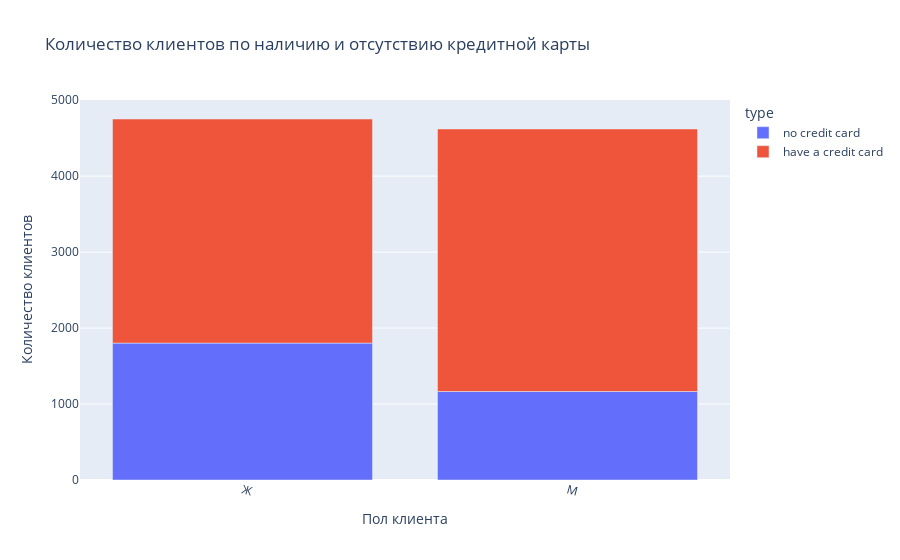

The code cell stored with this chart in its notebook:
### Code cell
fig = px.bar(sex_credit_card, 
             x='gender', y='count',
             color='type',
             #barmode='group',
             title='Количество клиентов по наличию и отсутствию кредитной карты',
             
             )

fig.update_xaxes(tickangle=15)
fig.update_xaxes(title_text='Пол клиента')
fig.update_yaxes(title_text='Количество клиентов')

fig.show()

### Figure 1 — Plotly figure (JSON) as saved in the notebook; plotly's stock layout.template omitted (floating-point values rounded to 4 significant figures)
{"data": [{"alignmentgroup": "True", "hovertemplate": "type=no credit card<br>gender=%{x}<br>count=%{y}<extra></extra>", "legendgroup": "no credit card", "marker": {"color": "#636efa", "pattern": {"shape": ""}}, "name": "no credit card", "offsetgroup": "no credit card", "orientation": "v", "showlegend": true, "textposition": "auto", "type": "bar", "x": ["Ж", "М"], "xaxis": "x", "y": [1802, 1165], "yaxis": "y"}, {"alignmentgroup": "True", "hovertemplate": "type=have a credit card<br>gender=%{x}<br>count=%{y}<extra></extra>", "legendgroup": "have a credit card", "marker": {"color": "#EF553B", "pattern": {"shape": ""}}, "name": "have a credit card", "offsetgroup": "have a credit card", "orientation": "v", "showlegend": true, "textposition": "auto", "type": "bar", "x": ["Ж", "М"], "xaxis": "x", "y": [2950, 3456], "yaxis": "y"}], "layout": {"barmode": "relative", "legend": {"title": {"text": "type"}, "tracegroupgap": 0}, "title": {"text": "Количество клиентов по наличию и отсутствию кредитной карты"}, "xaxis": {"anchor": "y", "domain": [0, 1], "tickangle": 15, "title": {"text": "Пол клиента"}}, "yaxis": {"anchor": "x", "domain": [0, 1], "title": {"text": "Количество клиентов"}}}}
